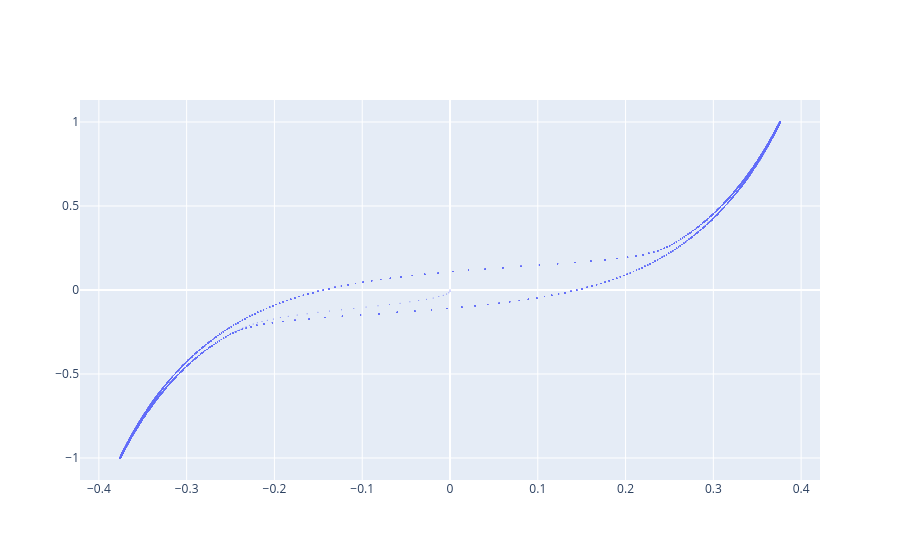

Notebook cell for this chart:
### Code cell
fig = go.Figure()

fig.add_trace(
    go.Scatter(
        x=displacement[::free_steps, target_nodes[0] * dims],
        y=U[::free_steps, target_nodes[0] * dims],
        mode="markers",
        marker=dict(size=1),
    )
)

fig.show()

### Figure 1 — Plotly figure (JSON) as saved in the notebook; plotly's stock layout.template omitted (floating-point values rounded to 4 significant figures; data arrays with more than 128 entries replaced by an {"elided": "..."} marker saying what was removed)
{"data": [{"marker": {"size": 1}, "mode": "markers", "type": "scatter", "x": {"elided": "22001 float values"}, "y": {"elided": "22001 float values"}}], "layout": {}}
